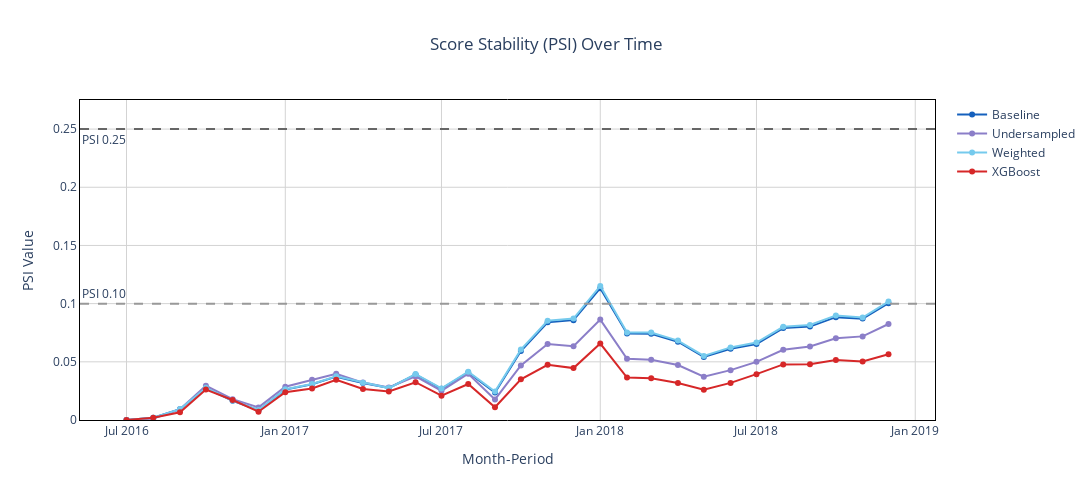

The code cell stored with this chart in its notebook:
### Markdown cell above
## PSI

### Code cell
psi_list = []
for model_name, score_col in model_scores.items():
    psi_df, details_by_p, edges, ref_used = stu.compute_psi_over_time(
        df=df_filter, 
        score_col=score_col, 
        period_col=period_col,
        reference_period=reference_period,  # None => earliest period
        n_bins=10, 
        clip_perc=1e-6,
        dropna_scores=True
    )
    psi_df["Model"] = model_name
    psi_list.append(psi_df)

psi_all = pd.concat(psi_list, ignore_index=True)

fig_psi = stp.plot_psi_over_time(
    psi_df=psi_all,
    period_col="period",
    psi_col="psi",
    model_col="Model",
    title="Score Stability (PSI) Over Time",
    colors=model_colors,   # ensures exact color names/keys
    thresholds=(0.10, 0.25),
    width=1100,
    height=500,

)

fig_psi.update_layout(
    xaxis_title="Month-Period",
    yaxis_title="PSI Value"
)


fig_psi.show()
